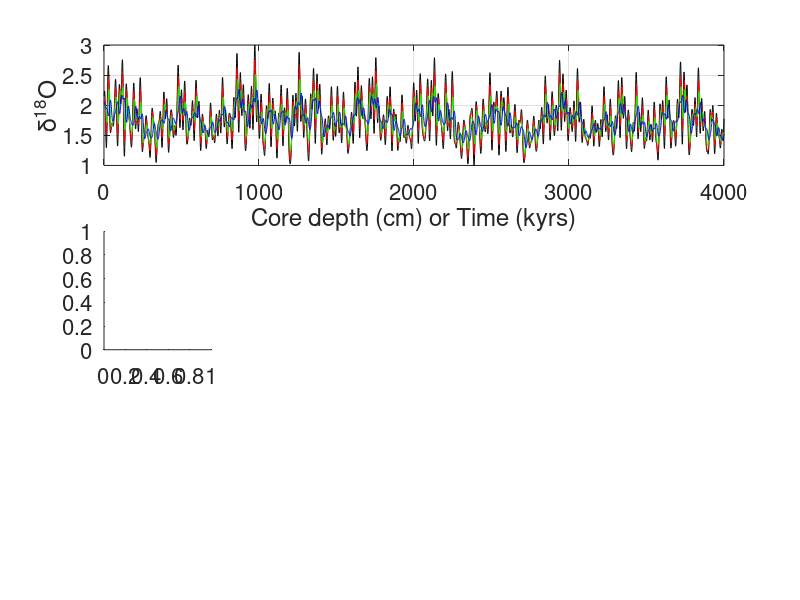

This chart was generated by the following MATLAB code: (Note: this script raises an error after producing the figure.)
% DH: keep plotting main peaks 
% add path to search
addpath('wavelet-coherence-master');

normalize_global_flag = false;
% set sampling frequecy
Fs = 1/1000;
n_peaks = 3;        % identify # number of peaks

% % load data
% % % Artificial 1.1 Myr signal - with flipped original signal  --> cut to 1 Mio year so edge effects are not visible
% origi = load('Artificial_signal_2040100kyrs_1100_transformed_flip.txt');
% hom05 = load('Artificial_signal_2040100kyrs_1100_transformed_zbio5.txt');
% hom10 = load('Artificial_signal_2040100kyrs_1100_transformed_zbio10.txt');
% hom20 = load('Artificial_signal_2040100kyrs_1100_transformed_zbio20.txt');

% % % Artificial 1.1 Myr signal - with flipped bioturbated signals  --> cut to 1 Mio year so edge effects are not visible
% origi = load('Artificial_signal_2040100kyrs_1100_transformed.txt');
% hom05 = load('Artificial_signal_2040100kyrs_1100_transformed_flip_zbio5.txt');
% hom10 = load('Artificial_signal_2040100kyrs_1100_transformed_flip_zbio10.txt');
% hom20 = load('Artificial_signal_2040100kyrs_1100_transformed_flip_zbio20.txt');

% Laskar 4.1 Myr signal - with flipped original signal  --> cut to 4 Mio year so edge effects are not visible
origi = load('La2004-1E1T1P_4100_transformed.txt');
hom05 = load('La2004_1E1T1P_4100_transformed_zbio5.txt');
hom10 = load('La2004_1E1T1P_4100_transformed_zbio10.txt');
hom20 = load('La2004_1E1T1P_4100_transformed_zbio20.txt');

% % Laskar 1.1 Myr signal - with flipped bioturbated signals  --> cut to 1 Mio year so edge effects are not visible
% origi = load('La2004_1E1T1P_1100_transformed.txt');
% hom05 = load('La2004_1E1T1P_1100_transformed_flip_zbio5.txt');
% hom10 = load('La2004_1E1T1P_1100_transformed_flip_zbio10.txt');
% hom20 = load('La2004_1E1T1P_1100_transformed_flip_zbio20.txt');

% 
% % 1.1 Myr signal  --> cut to 1 Mio year so edge effects are not visible
% origi = load('Artificial_signal_2040100kyrs_1100_transformed.txt');
% hom05 = load('Artificial_signal_2040100kyrs_1100_transformed_zbio5.txt');
% hom10 = load('Artificial_signal_2040100kyrs_1100_transformed_zbio10.txt');
% hom20 = load('Artificial_signal_2040100kyrs_1100_transformed_zbio20.txt');

% % 1.1 Myr signal  --> cut to 1 Mio year so edge effects are not visible
% origi = load('La2004_1E1T1P_1100_transformed.txt');
% hom05 = load('La2004_1E1T1P_1100_transformed_zbio5.txt');
% hom10 = load('La2004_1E1T1P_1100_transformed_zbio10.txt');
% hom20 = load('La2004_1E1T1P_1100_transformed_zbio20.txt');

% % 1 Myr signal
% origi = load('La2004-1E1T-1P-1-1000_transformed.txt');
% hom05 = load('La2004_1E1T1P_transformed_zbio5.txt');
% hom10 = load('La2004_1E1T1P_transformed_zbio10.txt');
% hom20 = load('La2004_1E1T1P_transformed_zbio20.txt');
% 
% cut first 100kyrs
origi = origi(101:end, :);
origi(:,1)=[1:size(origi,1)]';
hom05 = hom05(101:end, :);
hom05(:,1)=[1:size(hom05,1)]';
hom10 = hom10(101:end, :);
hom10(:,1)=[1:size(hom10,1)]';
hom20 = hom20(101:end, :);
hom20(:,1)=[1:size(hom20,1)]';

% 
% % cut last 100kyrs
% origi = origi(1:end-100, :);
% hom05 = hom05(1:end-100, :);
% hom10 = hom10(1:end-100, :);
% hom20 = hom20(1:end-100, :);

% plotterdeplotterdeplot
set(0,'DefaultAxesFontSize',16)
set(gca,'DefaultLineLineWidth',3)
figure(1)

subplot(3,4,[1 2 3 4])
    plot(origi(:,1),origi(:,2),'k-',hom05(:,1),hom05(:,2),'r-',...
         hom10(:,1),hom10(:,2),'g-',hom20(:,1),hom20(:,2),'b-'), grid;
     xlabel('Core depth (cm) or Time (kyrs)');
    ylabel('\delta^{18}O');

subplot(3,4,5) 
    [PS,f,peakdata_ori] = fun_FFT(origi,1/Fs,'N','PSD');
    Max_ori_PSD = max(peakdata_ori(:,2));
    if(normalize_global_flag)
        normalize_global = Max_ori_PSD;
    else
        normalize_global = 1;
    end
    plot(f(2:end-1)*1e3,PS(2:end-1)/normalize_global,peakdata_ori(:,1)*1e3,peakdata_ori(:,2)/normalize_global,'or');   
    xlim([0 0.07]); ylim([0 1.1])
    ylabel('Normalized Power');
    title('Original Signal')
    for i = 1:n_peaks
    text((peakdata_ori(i,1))*1e3,peakdata_ori(i,2)/normalize_global+0.002,num2str(round((1/peakdata_ori(i,1))/1000,1)));
    end
subplot(3,4,6) 
    [PS,f,peakdata] = fun_FFT(hom05,1/Fs,'N','PSD');
    plot(f(2:end-1)*1e3,PS(2:end-1)/normalize_global,peakdata(:,1)*1e3,peakdata(:,2)/normalize_global,'or');
%    plot(peakdata_ori(:,1),peakdata_ori(:,2),'or');   
    xlim([0 0.07]); ylim([0 1.1])
    title('z_{bio} = 5cm')
    for i = 1:n_peaks
%    text((peakdata_ori(i,1)),peakdata_ori(i,2)+0.002,num2str(round((1/peakdata_ori(i,1))/1000,1)));
    text((peakdata(i,1))*1e3,peakdata(i,2)/normalize_global+0.002,num2str(round((1/peakdata(i,1))/1000,1)));
    end    
 subplot(3,4,7)
    [PS,f,peakdata] = fun_FFT(hom10,1/Fs,'N','PSD');
    plot(f(2:end-1)*1e3,PS(2:end-1)/normalize_global,peakdata(:,1)*1e3,peakdata(:,2)/normalize_global,'or');   
%    plot(peakdata_ori(:,1),peakdata_ori(:,2),'or');   
    xlim([0 0.07]); ylim([0 1.1])
    title('z_{bio} = 10cm')
  	for i = 1:n_peaks
%    text((peakdata_ori(i,1)),peakdata_ori(i,2)+0.002,num2str(round((1/peakdata_ori(i,1))/1000,1)));
    text((peakdata(i,1))*1e3,peakdata(i,2)/normalize_global+0.002,num2str(round((1/peakdata(i,1))/1000,1)));
    end
subplot(3,4,8) 
    [PS,f,peakdata] = fun_FFT(hom20,1/Fs,'N','PSD');
    plot(f(2:end-1)*1e3,PS(2:end-1)/normalize_global,peakdata(:,1)*1e3,peakdata(:,2)/normalize_global,'or');   
%    plot(peakdata_ori(:,1),peakdata_ori(:,2),'or');   
    xlim([0 0.07]); ylim([0 1.1])
    title('z_{bio} = 20cm')
    for i = 1:n_peaks
%    text((peakdata_ori(i,1)),peakdata_ori(i,2)+0.002,num2str(round((1/peakdata_ori(i,1))/1000,1)));
    text((peakdata(i,1))*1e3,peakdata(i,2)/normalize_global+0.002,num2str(round((1/peakdata(i,1))/1000,1)));
    end
subplot(3,4,9) 
    [f,phase,lags] = fun_phasediagram(origi(:,2),origi(:,2),1/Fs,521,peakdata_ori, false);
    plot(f,phase)
    plot(lags(:,1)*1e3,lags(:,2)/1e3,'or');
    xlim([0 0.07]); ylim([-5 15])
    line([0 7],[0 0],'Color','k','LineStyle',':') 
%    title('original signal')
   	xlabel('Frequency (kyr-1)');
    ylabel('Phase Shift (kyr)');

subplot(3,4,10) 
    [f,phase,lags] = fun_phasediagram(origi(:,2),hom05(:,2),1/Fs,521,peakdata_ori, false);
    plot(f,phase)
    plot(lags(:,1)*1e3,lags(:,2)/1e3,'or');
    xlim([0 0.07]); ylim([-5 15])
    line([0 7],[0 0],'Color','k','LineStyle',':') 
%    title('hom mix 5 cm')
   	xlabel('Frequency (kyr-1)');
subplot(3,4,11) 
    [f,phase,lags] = fun_phasediagram(origi(:,2),hom10(:,2),1/Fs,521,peakdata_ori, false);
    plot(f,phase)
    plot(lags(:,1)*1e3,lags(:,2)/1e3,'or');
    xlim([0 0.07]); ylim([-5 15])
    line([0 7],[0 0],'Color','k','LineStyle',':') 
%    title('hom mix 10 cm')
   	xlabel('Frequency (kyr-1)');
subplot(3,4,12) 
    [f,phase,lags] = fun_phasediagram(origi(:,2),hom20(:,2),1/Fs,521,peakdata_ori, true);
    plot(f,phase)
    plot(lags(:,1)*1e3,lags(:,2)/1e3,'or');
    xlim([0 0.07]); ylim([-5 15])
    line([0 7],[0 0],'Color','k','LineStyle',':') 
%    title('hom mix 20 cm')
   	xlabel('Frequency (kyr-1)');

%    print('-depsc', 'La2004_1E1T1P_PhaseShify_HomoMix_v2.eps');

    
%     % convert phase angle to kyr
% phase = [f phase];
% phase(:,2) = (phase(:,2).*(1/phase(:,1))) / (2*pi);
% phase(:,2) = phase(:,2)./1e3;
    

